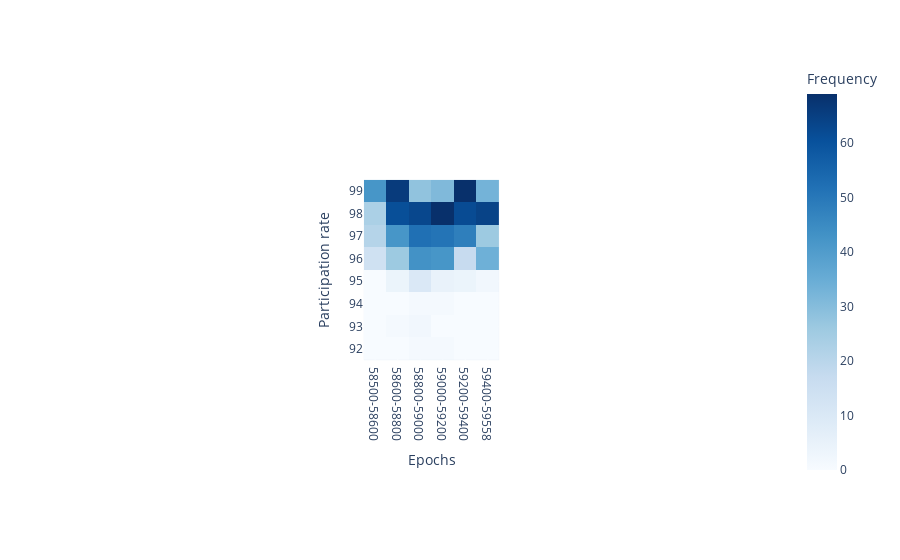

The notebook cell this image was saved under:
### Markdown cell above
We continue our analysis by looking at how the participation rate was affected by this mini incident.

### Code cell
bins = pd.IntervalIndex.from_tuples([(i,i+1) for i in range(int(min(df["global_participation_rate"])), 100)][::-1])
df["participation_bin"] = pd.cut(df["global_participation_rate"], bins)
df_bucket = df[["bucket", "participation_bin", "n_bxs"]].groupby(["bucket", "participation_bin"]).sum("n_bxs").reset_index()
epoch_names = df_bucket.bucket.apply(
    lambda bucket: f"{max(min(df['epoch']), bucket * bucket_size)}-{min(max(df['epoch']), (bucket + 1) * bucket_size)}"
)
df_bucket["epoch"] = epoch_names
df_bucket = df_bucket[["participation_bin", "n_bxs", "epoch"]].pivot(index="participation_bin", columns=["epoch"])

px.imshow(
    df_bucket.to_numpy(),
    labels=dict(x="Epochs", y="Participation rate", color="Frequency"),
    x = sorted(list(set(epoch_names))),
    y = [str(s) for s in np.flip(np.arange(int(min(df["global_participation_rate"])), 100))],
    color_continuous_scale='blues'
)

### Figure 1 — Plotly figure (JSON) as saved in the notebook; plotly's stock layout.template omitted (floating-point values rounded to 4 significant figures)
{"data": [{"coloraxis": "coloraxis", "hovertemplate": "Epochs: %{x}<br>Participation rate: %{y}<br>Frequency: %{z}<extra></extra>", "name": "0", "type": "heatmap", "x": ["58500-58600", "58600-58800", "58800-59000", "59000-59200", "59200-59400", "59400-59558"], "xaxis": "x", "y": ["99", "98", "97", "96", "95", "94", "93", "92"], "yaxis": "y", "z": [[42, 66, 28, 31, 69, 33], [23, 61, 63, 69, 62, 64], [21, 42, 52, 51, 48, 26], [14, 26, 43, 42, 17, 34], [0, 4, 10, 5, 4, 2], [0, 0, 1, 1, 0, 0], [0, 1, 2, 0, 0, 0], [0, 0, 1, 1, 0, 0]]}], "layout": {"autosize": true, "coloraxis": {"colorbar": {"title": {"text": "Frequency"}}, "colorscale": [[0, "rgb(247,251,255)"], [0.125, "rgb(222,235,247)"], [0.25, "rgb(198,219,239)"], [0.375, "rgb(158,202,225)"], [0.5, "rgb(107,174,214)"], [0.625, "rgb(66,146,198)"], [0.75, "rgb(33,113,181)"], [0.875, "rgb(8,81,156)"], [1, "rgb(8,48,107)"]]}, "margin": {"t": 60}, "xaxis": {"anchor": "y", "autorange": true, "constrain": "domain", "domain": [0.4038, 0.5962], "range": [-0.5, 5.5], "scaleanchor": "y", "title": {"text": "Epochs"}, "type": "category"}, "yaxis": {"anchor": "x", "autorange": true, "constrain": "domain", "domain": [0, 1], "range": [7.5, -0.5], "title": {"text": "Participation rate"}, "type": "category"}}}
